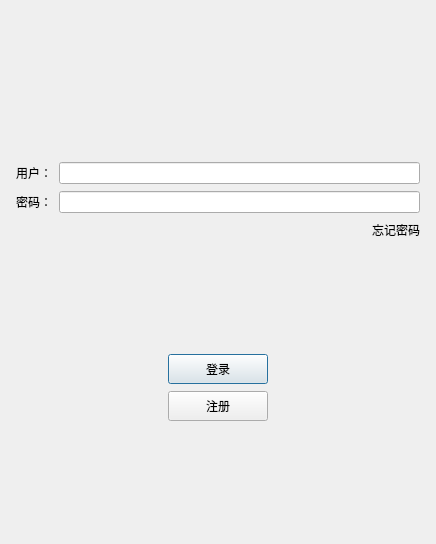
<?xml version="1.0" encoding="UTF-8"?>
<ui version="4.0">
 <class>Dialog</class>
 <widget class="QDialog" name="Dialog">
  <property name="geometry">
   <rect>
    <x>0</x>
    <y>0</y>
    <width>436</width>
    <height>544</height>
   </rect>
  </property>
  <property name="windowTitle">
   <string>Dialog</string>
  </property>
  <layout class="QVBoxLayout" name="verticalLayout_2">
   <item>
    <layout class="QVBoxLayout" name="verticalLayout">
     <property name="spacing">
      <number>7</number>
     </property>
     <property name="leftMargin">
      <number>5</number>
     </property>
     <property name="topMargin">
      <number>5</number>
     </property>
     <property name="rightMargin">
      <number>5</number>
     </property>
     <property name="bottomMargin">
      <number>5</number>
     </property>
     <item>
      <widget class="QWidget" name="widget" native="true">
       <layout class="QGridLayout" name="gridLayout">
        <item row="0" column="0">
         <widget class="QLabel" name="label">
          <property name="text">
           <string/>
          </property>
          <property name="pixmap">
           <pixmap resource="rsc.qrc">:/res/ice.png</pixmap>
          </property>
          <property name="alignment">
           <set>Qt::AlignCenter</set>
          </property>
         </widget>
        </item>
       </layout>
      </widget>
     </item>
     <item>
      <spacer name="verticalSpacer">
       <property name="orientation">
        <enum>Qt::Vertical</enum>
       </property>
       <property name="sizeHint" stdset="0">
        <size>
         <width>20</width>
         <height>40</height>
        </size>
       </property>
      </spacer>
     </item>
     <item>
      <layout class="QHBoxLayout" name="horizontalLayout_2">
       <item>
        <widget class="QLabel" name="user_label">
         <property name="text">
          <string>用户：</string>
         </property>
        </widget>
       </item>
       <item>
        <widget class="QLineEdit" name="user_lineEdit"/>
       </item>
      </layout>
     </item>
     <item>
      <layout class="QHBoxLayout" name="horizontalLayout_3">
       <item>
        <widget class="QLabel" name="pass_label">
         <property name="text">
          <string>密码：</string>
         </property>
        </widget>
       </item>
       <item>
        <widget class="QLineEdit" name="pass_lineEdit"/>
       </item>
      </layout>
     </item>
     <item>
      <layout class="QHBoxLayout" name="horizontalLayout_4">
       <item>
        <spacer name="horizontalSpacer">
         <property name="orientation">
          <enum>Qt::Horizontal</enum>
         </property>
         <property name="sizeHint" stdset="0">
          <size>
           <width>40</width>
           <height>20</height>
          </size>
         </property>
        </spacer>
       </item>
       <item>
        <widget class="QLabel" name="label_2">
         <property name="text">
          <string>忘记密码</string>
         </property>
        </widget>
       </item>
      </layout>
     </item>
     <item>
      <spacer name="verticalSpacer_2">
       <property name="orientation">
        <enum>Qt::Vertical</enum>
       </property>
       <property name="sizeHint" stdset="0">
        <size>
         <width>20</width>
         <height>40</height>
        </size>
       </property>
      </spacer>
     </item>
     <item>
      <layout class="QHBoxLayout" name="horizontalLayout_5">
       <item>
        <spacer name="horizontalSpacer_2">
         <property name="orientation">
          <enum>Qt::Horizontal</enum>
         </property>
         <property name="sizeHint" stdset="0">
          <size>
           <width>40</width>
           <height>20</height>
          </size>
         </property>
        </spacer>
       </item>
       <item>
        <widget class="QPushButton" name="pushButton">
         <property name="minimumSize">
          <size>
           <width>100</width>
           <height>30</height>
          </size>
         </property>
         <property name="text">
          <string>登录</string>
         </property>
        </widget>
       </item>
       <item>
        <spacer name="horizontalSpacer_3">
         <property name="orientation">
          <enum>Qt::Horizontal</enum>
         </property>
         <property name="sizeHint" stdset="0">
          <size>
           <width>40</width>
           <height>20</height>
          </size>
         </property>
        </spacer>
       </item>
      </layout>
     </item>
     <item>
      <layout class="QHBoxLayout" name="horizontalLayout_6">
       <item>
        <spacer name="horizontalSpacer_4">
         <property name="orientation">
          <enum>Qt::Horizontal</enum>
         </property>
         <property name="sizeHint" stdset="0">
          <size>
           <width>40</width>
           <height>20</height>
          </size>
         </property>
        </spacer>
       </item>
       <item>
        <widget class="QPushButton" name="pushButton_2">
         <property name="minimumSize">
          <size>
           <width>100</width>
           <height>30</height>
          </size>
         </property>
         <property name="text">
          <string>注册</string>
         </property>
        </widget>
       </item>
       <item>
        <spacer name="horizontalSpacer_5">
         <property name="orientation">
          <enum>Qt::Horizontal</enum>
         </property>
         <property name="sizeHint" stdset="0">
          <size>
           <width>40</width>
           <height>20</height>
          </size>
         </property>
        </spacer>
       </item>
      </layout>
     </item>
     <item>
      <spacer name="verticalSpacer_3">
       <property name="orientation">
        <enum>Qt::Vertical</enum>
       </property>
       <property name="sizeHint" stdset="0">
        <size>
         <width>20</width>
         <height>40</height>
        </size>
       </property>
      </spacer>
     </item>
    </layout>
   </item>
  </layout>
 </widget>
 <resources>
  <include location="rsc.qrc"/>
 </resources>
 <connections/>
</ui>
